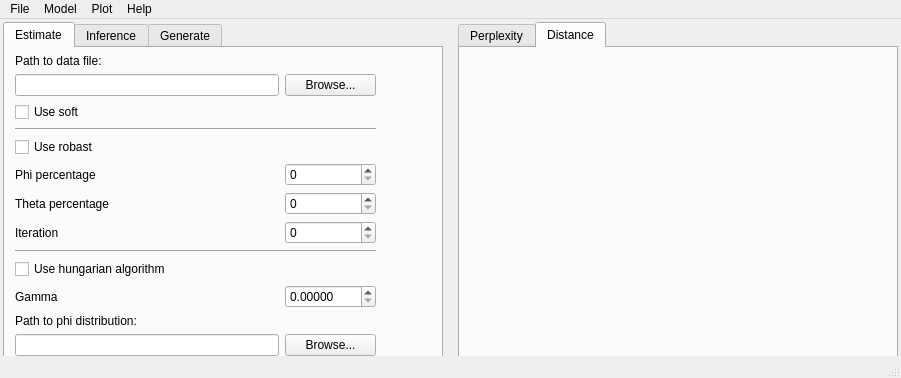
<?xml version="1.0" encoding="UTF-8"?>
<ui version="4.0">
 <class>MainWindow</class>
 <widget class="QMainWindow" name="MainWindow">
  <property name="geometry">
   <rect>
    <x>0</x>
    <y>0</y>
    <width>901</width>
    <height>378</height>
   </rect>
  </property>
  <property name="windowTitle">
   <string>Latent Dirichlet Allocation</string>
  </property>
  <widget class="QWidget" name="centralWidget">
   <widget class="QWidget" name="gridLayoutWidget">
    <property name="geometry">
     <rect>
      <x>0</x>
      <y>0</y>
      <width>901</width>
      <height>411</height>
     </rect>
    </property>
    <layout class="QGridLayout" name="mainLayout">
     <property name="leftMargin">
      <number>3</number>
     </property>
     <property name="topMargin">
      <number>3</number>
     </property>
     <property name="rightMargin">
      <number>3</number>
     </property>
     <property name="bottomMargin">
      <number>3</number>
     </property>
     <property name="spacing">
      <number>15</number>
     </property>
     <item row="1" column="0">
      <widget class="QProgressBar" name="progressBar">
       <property name="value">
        <number>100</number>
       </property>
      </widget>
     </item>
     <item row="0" column="0">
      <widget class="QTabWidget" name="mainTab">
       <property name="currentIndex">
        <number>0</number>
       </property>
       <widget class="QWidget" name="estTab">
        <attribute name="title">
         <string>Estimate</string>
        </attribute>
        <widget class="QWidget" name="gridLayoutWidget_2">
         <property name="geometry">
          <rect>
           <x>0</x>
           <y>0</y>
           <width>381</width>
           <height>716</height>
          </rect>
         </property>
         <layout class="QGridLayout" name="estLayout">
          <property name="leftMargin">
           <number>10</number>
          </property>
          <property name="topMargin">
           <number>6</number>
          </property>
          <property name="rightMargin">
           <number>10</number>
          </property>
          <property name="bottomMargin">
           <number>6</number>
          </property>
          <item row="27" column="0" colspan="2">
           <spacer name="verticalSpacer">
            <property name="orientation">
             <enum>Qt::Vertical</enum>
            </property>
            <property name="sizeHint" stdset="0">
             <size>
              <width>20</width>
              <height>40</height>
             </size>
            </property>
           </spacer>
          </item>
          <item row="12" column="0">
           <widget class="QLabel" name="phiPathLabel">
            <property name="enabled">
             <bool>true</bool>
            </property>
            <property name="text">
             <string>Path to phi distribution:</string>
            </property>
           </widget>
          </item>
          <item row="22" column="1">
           <widget class="QSpinBox" name="estTopicBox">
            <property name="minimum">
             <number>1</number>
            </property>
            <property name="maximum">
             <number>500</number>
            </property>
            <property name="singleStep">
             <number>5</number>
            </property>
            <property name="value">
             <number>100</number>
            </property>
           </widget>
          </item>
          <item row="15" column="1">
           <widget class="QPushButton" name="thetaPathButton">
            <property name="text">
             <string>Browse...</string>
            </property>
           </widget>
          </item>
          <item row="25" column="1">
           <widget class="QSpinBox" name="estTwordBox">
            <property name="maximum">
             <number>50</number>
            </property>
           </widget>
          </item>
          <item row="17" column="0" colspan="2">
           <widget class="Line" name="line_2">
            <property name="orientation">
             <enum>Qt::Horizontal</enum>
            </property>
           </widget>
          </item>
          <item row="19" column="1">
           <widget class="QDoubleSpinBox" name="alphaBox">
            <property name="decimals">
             <number>7</number>
            </property>
            <property name="minimum">
             <double>-1.000000000000000</double>
            </property>
            <property name="maximum">
             <double>50.000000000000000</double>
            </property>
            <property name="singleStep">
             <double>0.010000000000000</double>
            </property>
            <property name="value">
             <double>-1.000000000000000</double>
            </property>
           </widget>
          </item>
          <item row="28" column="1">
           <widget class="QPushButton" name="estButton">
            <property name="text">
             <string>Estimate</string>
            </property>
           </widget>
          </item>
          <item row="24" column="1">
           <widget class="QSpinBox" name="estSaveBox">
            <property name="minimum">
             <number>0</number>
            </property>
            <property name="maximum">
             <number>2000</number>
            </property>
            <property name="singleStep">
             <number>5</number>
            </property>
            <property name="value">
             <number>0</number>
            </property>
           </widget>
          </item>
          <item row="22" column="0">
           <widget class="QLabel" name="estTopicLAbel">
            <property name="text">
             <string>Number of topics:</string>
            </property>
           </widget>
          </item>
          <item row="1" column="0">
           <widget class="QLineEdit" name="estDataEdit"/>
          </item>
          <item row="24" column="0">
           <widget class="QLabel" name="estSaveLabel">
            <property name="text">
             <string>Number of iterations before saving:</string>
            </property>
           </widget>
          </item>
          <item row="0" column="0">
           <widget class="QLabel" name="estDataLabel">
            <property name="text">
             <string>Path to data file:</string>
            </property>
           </widget>
          </item>
          <item row="21" column="0" colspan="2">
           <widget class="Line" name="line">
            <property name="orientation">
             <enum>Qt::Horizontal</enum>
            </property>
           </widget>
          </item>
          <item row="25" column="0">
           <widget class="QLabel" name="estTwordLabel">
            <property name="text">
             <string>Number of top words per topic to write:</string>
            </property>
           </widget>
          </item>
          <item row="20" column="0">
           <widget class="QLabel" name="betaLabel">
            <property name="text">
             <string>Beta:</string>
            </property>
           </widget>
          </item>
          <item row="23" column="1">
           <widget class="QSpinBox" name="estIterBox">
            <property name="minimum">
             <number>1</number>
            </property>
            <property name="maximum">
             <number>2000</number>
            </property>
            <property name="singleStep">
             <number>5</number>
            </property>
            <property name="value">
             <number>30</number>
            </property>
           </widget>
          </item>
          <item row="20" column="1">
           <widget class="QDoubleSpinBox" name="betaBox">
            <property name="decimals">
             <number>7</number>
            </property>
            <property name="minimum">
             <double>-1.000000000000000</double>
            </property>
            <property name="maximum">
             <double>50.000000000000000</double>
            </property>
            <property name="singleStep">
             <double>0.010000000000000</double>
            </property>
            <property name="value">
             <double>-1.000000000000000</double>
            </property>
           </widget>
          </item>
          <item row="1" column="1">
           <widget class="QPushButton" name="estDataButton">
            <property name="text">
             <string>Browse...</string>
            </property>
           </widget>
          </item>
          <item row="19" column="0">
           <widget class="QLabel" name="alphaLabel">
            <property name="text">
             <string>Alpha:</string>
            </property>
           </widget>
          </item>
          <item row="26" column="1">
           <widget class="QSpinBox" name="estPerpBox">
            <property name="maximum">
             <number>2000</number>
            </property>
            <property name="value">
             <number>1</number>
            </property>
           </widget>
          </item>
          <item row="23" column="0">
           <widget class="QLabel" name="estIterLabel">
            <property name="text">
             <string>Number of iterations:</string>
            </property>
           </widget>
          </item>
          <item row="26" column="0">
           <widget class="QLabel" name="estPerpLabel">
            <property name="text">
             <string>Calculate perplexity every % iteration:</string>
            </property>
           </widget>
          </item>
          <item row="9" column="0" colspan="2">
           <widget class="Line" name="line_5">
            <property name="orientation">
             <enum>Qt::Horizontal</enum>
            </property>
           </widget>
          </item>
          <item row="14" column="0">
           <widget class="QLabel" name="thetaPathLabel">
            <property name="text">
             <string>Path to theta distribution:</string>
            </property>
           </widget>
          </item>
          <item row="10" column="0">
           <widget class="QCheckBox" name="hungarianBox">
            <property name="text">
             <string>Use hungarian algorithm</string>
            </property>
           </widget>
          </item>
          <item row="15" column="0">
           <widget class="QLineEdit" name="thetaPathEdit"/>
          </item>
          <item row="13" column="0">
           <widget class="QLineEdit" name="phiPathEdit"/>
          </item>
          <item row="18" column="0">
           <widget class="QCheckBox" name="dirichletBox">
            <property name="text">
             <string>Select Dirichlet hyperparameters</string>
            </property>
           </widget>
          </item>
          <item row="13" column="1">
           <widget class="QPushButton" name="phiPathButton">
            <property name="text">
             <string>Browse...</string>
            </property>
           </widget>
          </item>
          <item row="16" column="0">
           <widget class="QLabel" name="realTopicsLabel">
            <property name="text">
             <string>Number of topics</string>
            </property>
           </widget>
          </item>
          <item row="16" column="1">
           <widget class="QSpinBox" name="realTopicBox">
            <property name="maximum">
             <number>500</number>
            </property>
            <property name="singleStep">
             <number>5</number>
            </property>
            <property name="value">
             <number>5</number>
            </property>
           </widget>
          </item>
          <item row="4" column="0" colspan="2">
           <widget class="Line" name="line_6">
            <property name="orientation">
             <enum>Qt::Horizontal</enum>
            </property>
           </widget>
          </item>
          <item row="5" column="0">
           <widget class="QCheckBox" name="robastBox">
            <property name="text">
             <string>Use robast</string>
            </property>
           </widget>
          </item>
          <item row="6" column="0">
           <widget class="QLabel" name="phiRobLabel">
            <property name="text">
             <string>Phi percentage</string>
            </property>
           </widget>
          </item>
          <item row="7" column="0">
           <widget class="QLabel" name="thetaRobLabel">
            <property name="text">
             <string>Theta percentage</string>
            </property>
           </widget>
          </item>
          <item row="8" column="0">
           <widget class="QLabel" name="iterRobLabel">
            <property name="text">
             <string>Iteration</string>
            </property>
           </widget>
          </item>
          <item row="6" column="1">
           <widget class="QSpinBox" name="phiRobBox">
            <property name="maximum">
             <number>100</number>
            </property>
           </widget>
          </item>
          <item row="7" column="1">
           <widget class="QSpinBox" name="thetaRobBox">
            <property name="maximum">
             <number>100</number>
            </property>
           </widget>
          </item>
          <item row="8" column="1">
           <widget class="QSpinBox" name="iterRobBox">
            <property name="maximum">
             <number>500</number>
            </property>
           </widget>
          </item>
          <item row="2" column="0">
           <widget class="QCheckBox" name="softBox">
            <property name="text">
             <string>Use soft</string>
            </property>
           </widget>
          </item>
          <item row="11" column="0">
           <widget class="QLabel" name="gammaLabel">
            <property name="text">
             <string>Gamma</string>
            </property>
           </widget>
          </item>
          <item row="11" column="1">
           <widget class="QDoubleSpinBox" name="gammaBox">
            <property name="decimals">
             <number>5</number>
            </property>
           </widget>
          </item>
         </layout>
        </widget>
       </widget>
       <widget class="QWidget" name="infTab">
        <attribute name="title">
         <string>Inference</string>
        </attribute>
        <widget class="QWidget" name="gridLayoutWidget_3">
         <property name="geometry">
          <rect>
           <x>0</x>
           <y>0</y>
           <width>381</width>
           <height>361</height>
          </rect>
         </property>
         <layout class="QGridLayout" name="infLayout">
          <property name="leftMargin">
           <number>10</number>
          </property>
          <property name="topMargin">
           <number>6</number>
          </property>
          <property name="rightMargin">
           <number>10</number>
          </property>
          <property name="bottomMargin">
           <number>6</number>
          </property>
          <item row="6" column="0" colspan="2">
           <spacer name="verticalSpacer_2">
            <property name="orientation">
             <enum>Qt::Vertical</enum>
            </property>
            <property name="sizeHint" stdset="0">
             <size>
              <width>20</width>
              <height>40</height>
             </size>
            </property>
           </spacer>
          </item>
          <item row="1" column="1">
           <widget class="QPushButton" name="infModelButton">
            <property name="text">
             <string>Browse</string>
            </property>
           </widget>
          </item>
          <item row="3" column="1">
           <widget class="QPushButton" name="infDataButton">
            <property name="text">
             <string>Browse</string>
            </property>
           </widget>
          </item>
          <item row="4" column="1">
           <widget class="QSpinBox" name="infIterBox">
            <property name="minimum">
             <number>1</number>
            </property>
            <property name="maximum">
             <number>2000</number>
            </property>
            <property name="singleStep">
             <number>5</number>
            </property>
            <property name="value">
             <number>1</number>
            </property>
           </widget>
          </item>
          <item row="0" column="0">
           <widget class="QLabel" name="infModelLabel">
            <property name="text">
             <string>Path to model parameters:</string>
            </property>
           </widget>
          </item>
          <item row="1" column="0">
           <widget class="QLineEdit" name="infModelEdit"/>
          </item>
          <item row="3" column="0">
           <widget class="QLineEdit" name="infDataEdit"/>
          </item>
          <item row="7" column="1">
           <widget class="QPushButton" name="infButton">
            <property name="text">
             <string>Inference</string>
            </property>
           </widget>
          </item>
          <item row="5" column="0">
           <widget class="QLabel" name="infTwordsLabel">
            <property name="text">
             <string>Number of top words per topic to write:</string>
            </property>
           </widget>
          </item>
          <item row="2" column="0">
           <widget class="QLabel" name="infDataLabel">
            <property name="text">
             <string>Path to data file:</string>
            </property>
           </widget>
          </item>
          <item row="4" column="0">
           <widget class="QLabel" name="infIterLabel">
            <property name="text">
             <string>Number of iterations:</string>
            </property>
           </widget>
          </item>
          <item row="5" column="1">
           <widget class="QSpinBox" name="infTwordsBox">
            <property name="maximum">
             <number>100</number>
            </property>
            <property name="singleStep">
             <number>5</number>
            </property>
           </widget>
          </item>
         </layout>
        </widget>
       </widget>
       <widget class="QWidget" name="genTab">
        <attribute name="title">
         <string>Generate</string>
        </attribute>
        <widget class="QWidget" name="gridLayoutWidget_4">
         <property name="geometry">
          <rect>
           <x>0</x>
           <y>0</y>
           <width>381</width>
           <height>321</height>
          </rect>
         </property>
         <layout class="QGridLayout" name="genLayout">
          <property name="leftMargin">
           <number>10</number>
          </property>
          <property name="topMargin">
           <number>6</number>
          </property>
          <property name="rightMargin">
           <number>10</number>
          </property>
          <property name="bottomMargin">
           <number>6</number>
          </property>
          <item row="1" column="1">
           <widget class="QPushButton" name="genDataButton">
            <property name="text">
             <string>Browse...</string>
            </property>
           </widget>
          </item>
          <item row="2" column="0" colspan="2">
           <widget class="Line" name="line_3">
            <property name="orientation">
             <enum>Qt::Horizontal</enum>
            </property>
           </widget>
          </item>
          <item row="9" column="0">
           <widget class="QLabel" name="genNWordsLabel">
            <property name="text">
             <string>Number of words:</string>
            </property>
           </widget>
          </item>
          <item row="4" column="0">
           <widget class="QLabel" name="genAlphaLabel">
            <property name="text">
             <string>Alpha:</string>
            </property>
           </widget>
          </item>
          <item row="3" column="0">
           <widget class="QLabel" name="genDirLabel">
            <property name="text">
             <string>Dirichlet hyperparameters:</string>
            </property>
           </widget>
          </item>
          <item row="7" column="0">
           <widget class="QLabel" name="genNdocLabel">
            <property name="text">
             <string>Number of documents</string>
            </property>
           </widget>
          </item>
          <item row="7" column="1">
           <widget class="QSpinBox" name="genNdocBox">
            <property name="minimum">
             <number>1</number>
            </property>
            <property name="maximum">
             <number>5000</number>
            </property>
            <property name="value">
             <number>300</number>
            </property>
           </widget>
          </item>
          <item row="1" column="0">
           <widget class="QLineEdit" name="genDataEdit"/>
          </item>
          <item row="0" column="0">
           <widget class="QLabel" name="genDataPeth">
            <property name="text">
             <string>Collection file name:</string>
            </property>
           </widget>
          </item>
          <item row="14" column="1">
           <widget class="QPushButton" name="genButton">
            <property name="text">
             <string>Generate</string>
            </property>
           </widget>
          </item>
          <item row="5" column="0">
           <widget class="QLabel" name="genBetaLabel">
            <property name="text">
             <string>Beta:</string>
            </property>
           </widget>
          </item>
          <item row="8" column="0">
           <widget class="QLabel" name="genNTopicLabel">
            <property name="text">
             <string>Numver of topics:</string>
            </property>
           </widget>
          </item>
          <item row="9" column="1">
           <widget class="QSpinBox" name="genNWordsBox">
            <property name="minimum">
             <number>1</number>
            </property>
            <property name="maximum">
             <number>10000000</number>
            </property>
            <property name="singleStep">
             <number>1</number>
            </property>
            <property name="value">
             <number>25000</number>
            </property>
           </widget>
          </item>
          <item row="4" column="1">
           <widget class="QDoubleSpinBox" name="genAlphaBox">
            <property name="decimals">
             <number>7</number>
            </property>
            <property name="minimum">
             <double>0.000000000000000</double>
            </property>
            <property name="singleStep">
             <double>0.500000000000000</double>
            </property>
            <property name="value">
             <double>1.500000000000000</double>
            </property>
           </widget>
          </item>
          <item row="5" column="1">
           <widget class="QDoubleSpinBox" name="genBetaBox">
            <property name="decimals">
             <number>7</number>
            </property>
            <property name="minimum">
             <double>0.000000000000000</double>
            </property>
            <property name="singleStep">
             <double>0.010000000000000</double>
            </property>
           </widget>
          </item>
          <item row="8" column="1">
           <widget class="QSpinBox" name="genNTopicBox">
            <property name="minimum">
             <number>1</number>
            </property>
            <property name="maximum">
             <number>5000</number>
            </property>
            <property name="value">
             <number>75</number>
            </property>
           </widget>
          </item>
          <item row="6" column="0" colspan="2">
           <widget class="Line" name="line_4">
            <property name="orientation">
             <enum>Qt::Horizontal</enum>
            </property>
           </widget>
          </item>
          <item row="11" column="0" colspan="2">
           <spacer name="verticalSpacer_3">
            <property name="orientation">
             <enum>Qt::Vertical</enum>
            </property>
            <property name="sizeHint" stdset="0">
             <size>
              <width>20</width>
              <height>40</height>
             </size>
            </property>
           </spacer>
          </item>
          <item row="10" column="0">
           <widget class="QLabel" name="genNDWordsLabel">
            <property name="text">
             <string>Number of words per document:</string>
            </property>
           </widget>
          </item>
          <item row="10" column="1">
           <widget class="QSpinBox" name="genNDWordsBox">
            <property name="minimum">
             <number>1</number>
            </property>
            <property name="maximum">
             <number>10000000</number>
            </property>
            <property name="value">
             <number>1000</number>
            </property>
           </widget>
          </item>
         </layout>
        </widget>
       </widget>
      </widget>
     </item>
     <item row="0" column="1" rowspan="2">
      <widget class="QTabWidget" name="graphicsTab">
       <property name="currentIndex">
        <number>1</number>
       </property>
       <widget class="QWidget" name="perpTab">
        <attribute name="title">
         <string>Perplexity</string>
        </attribute>
        <widget class="QWidget" name="gridLayoutWidget_5">
         <property name="geometry">
          <rect>
           <x>10</x>
           <y>40</y>
           <width>160</width>
           <height>80</height>
          </rect>
         </property>
         <layout class="QGridLayout" name="perpLayout"/>
        </widget>
       </widget>
       <widget class="QWidget" name="distTab">
        <attribute name="title">
         <string>Distance</string>
        </attribute>
        <widget class="QWidget" name="gridLayoutWidget_6">
         <property name="geometry">
          <rect>
           <x>20</x>
           <y>70</y>
           <width>160</width>
           <height>80</height>
          </rect>
         </property>
         <layout class="QGridLayout" name="distLayout"/>
        </widget>
       </widget>
      </widget>
     </item>
    </layout>
   </widget>
  </widget>
  <widget class="QMenuBar" name="menuBar">
   <property name="geometry">
    <rect>
     <x>0</x>
     <y>0</y>
     <width>901</width>
     <height>22</height>
    </rect>
   </property>
   <widget class="QMenu" name="menuFile">
    <property name="title">
     <string>File</string>
    </property>
    <addaction name="actionLoad"/>
    <addaction name="actionSave"/>
    <addaction name="actionExit"/>
   </widget>
   <widget class="QMenu" name="menuHelp">
    <property name="title">
     <string>Help</string>
    </property>
    <addaction name="actionAbout"/>
   </widget>
   <widget class="QMenu" name="menuModel">
    <property name="title">
     <string>Model</string>
    </property>
    <addaction name="actionSave_model"/>
    <addaction name="actionLoad_model"/>
    <addaction name="separator"/>
    <addaction name="actionPlotParams"/>
   </widget>
   <widget class="QMenu" name="menuPlot">
    <property name="title">
     <string>Plot</string>
    </property>
    <addaction name="actionSavePlot"/>
    <addaction name="actionClearPlot"/>
   </widget>
   <addaction name="menuFile"/>
   <addaction name="menuModel"/>
   <addaction name="menuPlot"/>
   <addaction name="menuHelp"/>
  </widget>
  <widget class="QStatusBar" name="statusBar"/>
  <action name="actionExit">
   <property name="text">
    <string>Exit</string>
   </property>
   <property name="shortcut">
    <string>Ctrl+Q</string>
   </property>
  </action>
  <action name="actionAbout">
   <property name="text">
    <string>About</string>
   </property>
   <property name="shortcut">
    <string>F1</string>
   </property>
  </action>
  <action name="actionSave">
   <property name="text">
    <string>Save model</string>
   </property>
   <property name="shortcut">
    <string>Ctrl+S</string>
   </property>
  </action>
  <action name="actionLoad">
   <property name="text">
    <string>Load model</string>
   </property>
   <property name="shortcut">
    <string>Ctrl+O</string>
   </property>
  </action>
  <action name="actionSave_model">
   <property name="text">
    <string>Save model</string>
   </property>
  </action>
  <action name="actionLoad_model">
   <property name="text">
    <string>Load model</string>
   </property>
  </action>
  <action name="actionSavePlot">
   <property name="text">
    <string>Save plot</string>
   </property>
  </action>
  <action name="actionClearPlot">
   <property name="text">
    <string>Clear plot</string>
   </property>
  </action>
  <action name="actionPlotParams">
   <property name="text">
    <string>Parameters</string>
   </property>
  </action>
 </widget>
 <layoutdefault spacing="6" margin="11"/>
 <resources/>
 <connections>
  <connection>
   <sender>actionExit</sender>
   <signal>triggered()</signal>
   <receiver>MainWindow</receiver>
   <slot>close()</slot>
   <hints>
    <hint type="sourcelabel">
     <x>-1</x>
     <y>-1</y>
    </hint>
    <hint type="destinationlabel">
     <x>199</x>
     <y>232</y>
    </hint>
   </hints>
  </connection>
 </connections>
</ui>
